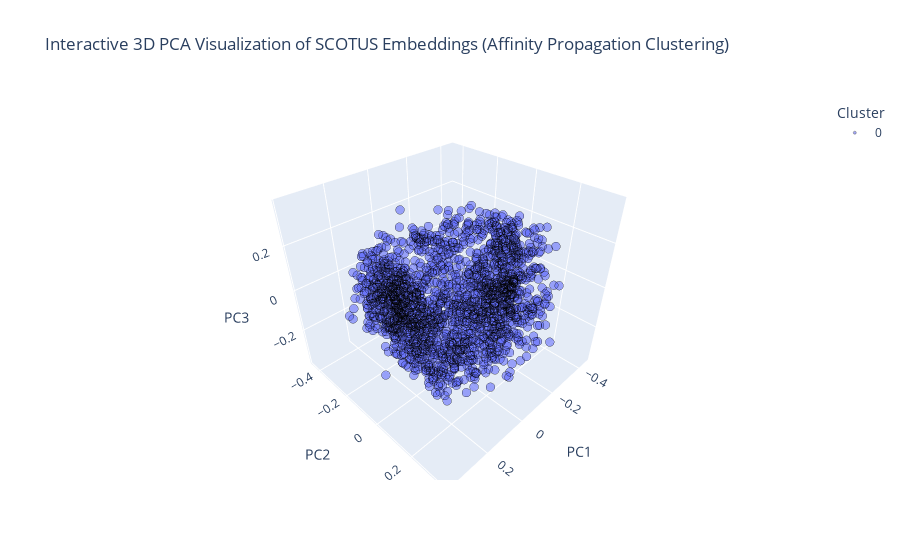

The cell this chart's notebook holds for it:
### Code cell
import numpy as np
import plotly.express as px
import pandas as pd
from sklearn.decomposition import PCA
from sklearn.cluster import AffinityPropagation

# Load embeddings
output_path = "/home/maria/Downloads/scotus_embeddings.npy"
embeddings = np.load(output_path)

# Reduce dimensionality with PCA
pca = PCA(n_components=3)
pca_result_ = pca.fit_transform(embeddings)[:2000]  # Taking first 2000 points for better visualization

# Perform Affinity Propagation clustering
affinity_propagation = AffinityPropagation(damping=0.9, preference=-50, random_state=42)
cluster_labels = affinity_propagation.fit_predict(pca_result_)

# Convert to DataFrame
df = pd.DataFrame(pca_result_, columns=["PC1", "PC2", "PC3"])
df["Cluster"] = cluster_labels.astype(str)  # Convert to string for categorical coloring

# Plot interactive 3D scatter plot
fig = px.scatter_3d(df, x="PC1", y="PC2", z="PC3", opacity=0.6, 
                     title="Interactive 3D PCA Visualization of SCOTUS Embeddings (Affinity Propagation Clustering)",
                     color=df["Cluster"])

fig.update_traces(marker=dict(size=3, line=dict(width=0.5, color="black")))
fig.show()

### Figure 1 — Plotly figure (JSON) as saved in the notebook; plotly's stock layout.template omitted (floating-point values rounded to 4 significant figures; data arrays with more than 128 entries replaced by an {"elided": "..."} marker saying what was removed)
{"data": [{"hovertemplate": "Cluster=0<br>PC1=%{x}<br>PC2=%{y}<br>PC3=%{z}<extra></extra>", "legendgroup": "0", "marker": {"color": "#636efa", "line": {"color": "black", "width": 0.5}, "opacity": 0.6, "size": 3, "symbol": "circle"}, "mode": "markers", "name": "0", "scene": "scene", "showlegend": true, "type": "scatter3d", "x": {"elided": "2000 float values"}, "y": {"elided": "2000 float values"}, "z": {"elided": "2000 float values"}}], "layout": {"legend": {"title": {"text": "Cluster"}, "tracegroupgap": 0}, "scene": {"domain": {"x": [0, 1], "y": [0, 1]}, "xaxis": {"title": {"text": "PC1"}}, "yaxis": {"title": {"text": "PC2"}}, "zaxis": {"title": {"text": "PC3"}}}, "title": {"text": "Interactive 3D PCA Visualization of SCOTUS Embeddings (Affinity Propagation Clustering)"}}}
